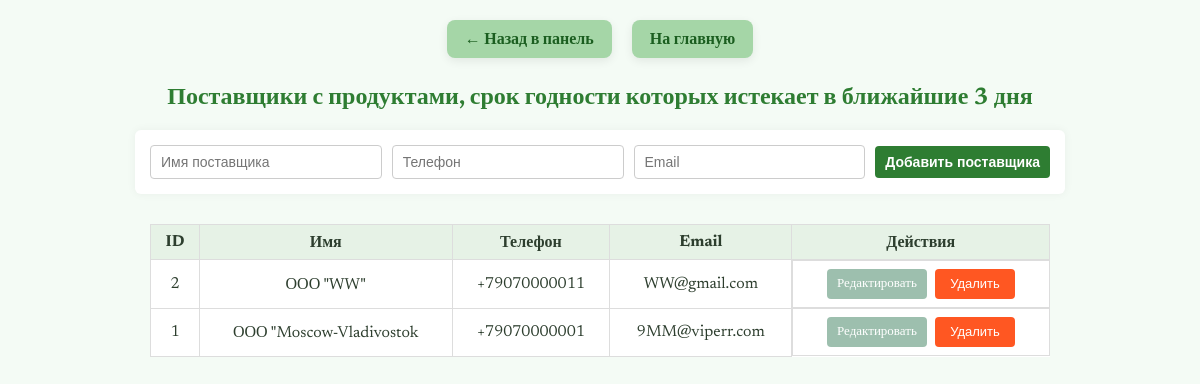
Screenshot of /view_suppliers_with_expiring_products_3_day.php (signed in) with the database file from the repository.
### tables this page shows
CREATE TABLE `suppliers` (
  `id` int(11) NOT NULL,
  `name` varchar(100) NOT NULL,
  `phone` varchar(20) DEFAULT NULL,
  `email` varchar(100) DEFAULT NULL
);

### view_suppliers_with_expiring_products_3_day.php (the view, shortened to what this page needs)
<?php
require_once 'db.php';
$edit_id = null;
$query = "
    SELECT DISTINCT s.id, s.name, s.phone, s.email
    FROM suppliers s
    JOIN products p ON p.supplier_id = s.id
    WHERE p.expiration_date IS NOT NULL
      AND p.expiration_date BETWEEN CURDATE() AND DATE_ADD(CURDATE(), INTERVAL 3 DAY)
    ORDER BY s.id DESC
";
$result = $conn->query($query);
?>
<!DOCTYPE html>
<html lang="ru">
<head>
    <link rel="stylesheet" href="view_suppliers_with_expiring_products_3_day.css" />
</head>
<body>
<div class="top-links">
    <a href="admin_lk.php" class="btn-nav">← Назад в панель</a>
    <a href="mainpage.php" class="btn-nav">На главную</a>
</div>
<h2>Поставщики с продуктами, срок годности которых истекает в ближайшие 3 дня</h2>
<form method="post" class="add-form" novalidate>
    <input type="text" name="name" placeholder="Имя поставщика" required />
    <input type="text" name="phone" placeholder="Телефон" required />
    <input type="email" name="email" placeholder="Email" required />
    <button type="submit" name="add">Добавить поставщика</button>
</form>
<table>
    <thead>
        <tr>
            <th>ID</th>
            <th>Имя</th>
            <th>Телефон</th>
            <th>Email</th>
            <th>Действия</th>
        </tr>
    </thead>
    <tbody>
    <?php while ($row = $result->fetch_assoc()): ?>
        <?php if ($edit_id == $row['id']): ?>
            <tr class="edit-row">
                <form method="post" novalidate>
                    <td><?= $row['id'] ?><input type="hidden" name="id" value="<?= $row['id'] ?>" /></td>
                    <td><input type="text" name="name" value="<?= htmlspecialchars($row['name']) ?>" required /></td>
                    <td><input type="text" name="phone" value="<?= htmlspecialchars($row['phone']) ?>" required /></td>
                    <td><input type="email" name="email" value="<?= htmlspecialchars($row['email']) ?>" required /></td>
                    <td class="actions">
                        <button type="submit" name="edit" class="save-btn">Сохранить</button>
                        <a href="?">Отмена</a>
                    </td>
                </form>
            </tr>
        <?php else: ?>
            <tr>
                <td><?= htmlspecialchars($row['id']) ?></td>
                <td><?= htmlspecialchars($row['name']) ?></td>
                <td><?= htmlspecialchars($row['phone']) ?></td>
                <td><?= htmlspecialchars($row['email']) ?></td>
                <td class="actions">
                    <a href="?edit_id=<?= $row['id'] ?>" class="edit-btn">Редактировать</a>
                    <form method="post" onsubmit="return confirm('Удалить поставщика?');" style="display:inline-block;">
                        <button type="submit" name="delete" class="delete-btn">Удалить</button>
                    </form>
                </td>
            </tr>
        <?php endif; ?>
    <?php endwhile; ?>
    </tbody>
</table>
</body>
</html>

### view_suppliers_with_expiring_products_3_day.css (style rules this page uses)
body { font-family: 'Newsreader', serif; background-color: #f4fbf5; color: #2d3e2e; padding: 20px; margin: 0; }
.top-links { display: flex; justify-content: center; gap: 20px; margin-bottom: 25px; }
.btn-nav { background-color: #a5d6a7; color: #1b5e20; padding: 10px 18px; text-decoration: none; border-radius: 8px; font-weight: 600; transition: background-color 0.3s ease, color 0.3s ease; box-shadow: 0 3px 10px rgba(0,0,0,0.08); display: inline-block; cursor: pointer; }
h2 { max-width: 900px; margin: 0 auto 20px; text-align: center; color: #2e7d32; }
.add-form { max-width: 900px; margin: 0 auto 30px; display: flex; gap: 10px; flex-wrap: wrap; align-items: center; background: #fff; padding: 15px; border-radius: 6px; box-shadow: 0 0 10px rgba(0,0,0,0.05); }
.add-form input, .add-form button { padding: 8px 10px; font-size: 14px; border: 1px solid #ccc; border-radius: 4px; }
.add-form input { flex-grow: 1; min-width: 150px; }
.add-form button { background-color: #2e7d32; color: white; border: none; cursor: pointer; font-weight: 600; min-width: 120px; }
table { border-collapse: collapse; width: 100%; max-width: 900px; margin: 0 auto 30px; background: white; }
th, td { border: 1px solid #ddd; padding: 8px 10px; text-align: center; }
th { background-color: #e6f2e6; font-weight: 700; }
.actions { display: flex; gap: 8px; justify-content: center; }
.actions form { margin: 0; }
.actions button, .actions a { min-width: 80px; padding: 6px 10px; font-size: 13px; border-radius: 4px; text-decoration: none; text-align: center; line-height: 1.4; display: inline-block; }
.edit-btn { background-color: #9dbfae; color: white; border: none; cursor: pointer; }
.delete-btn { background-color: #ff5722; color: white; border: none; cursor: pointer; }

### rows the page displays
suppliers: id "2", name "ООО \"WW\"", phone "+79070000011", email "WW@gmail.com"
suppliers: id "1", name "ООО \"Moscow-Vladivostok", phone "+79070000001", email "9MM@viperr.com"
